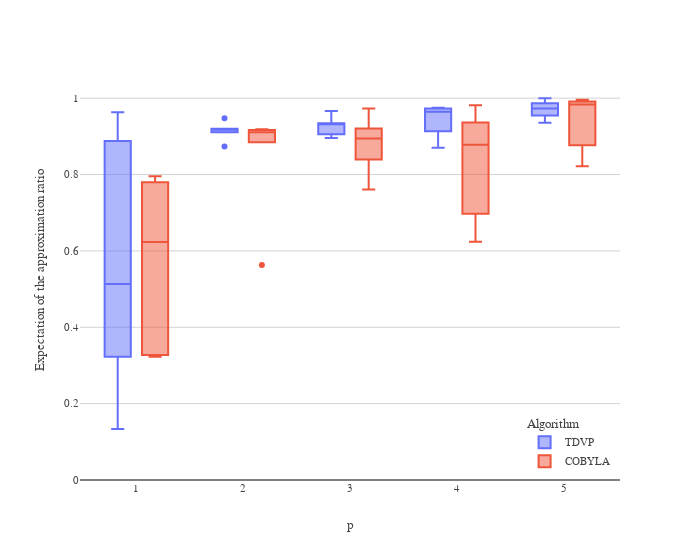

Source (notebook cell):
### Code cell
meas = 'expectation approximation ratio'
df = stats[meas].reset_index()
df = df[df['algorithm']!='gradient_descent']
# df['alg_i'] = 

# TODO: add different symbols for different algorithms (colorblind friendly), 
# TODO: make scatter plot nice (transparency, etc.)

gridcolor = 'lightgrey'

#flattend_data
data_red = pd.concat([
    data['tdvp'].apply(lambda x: x),
    data['scipy'].apply(lambda x:x),
    data['gradient_descent'].apply(lambda x:x)
]).reset_index(drop=True)

scatter = px.scatter(
    data_frame=df,
    x=df['p']+.1*df['algorithm'].apply(algo_num), # for the offset
    y='mean',
    error_y='std',
    color='algorithm',
    symbol='algorithm',
    # barmode='group',
)


box = px.box(
    data_frame=data_red,
    x='p',
    y=meas,
    color='algorithm',
    # points='all',
)
box.update_traces(quartilemethod="inclusive") # or "inclusive", or "linear" by default

fig = box

# rename traces 
newnames = {'tdvp':'TDVP', 'scipy':'COBYLA', 'gradient_descent':'GD'}
fig.for_each_trace(lambda t: t.update(name = newnames.get(t.name,''),
                                      legendgroup = newnames.get(t.name,''),
                                      hovertemplate = t.hovertemplate.replace(t.name, newnames[t.name])
                                     )
                  )

fig.update_layout(
    template=BA_template,
    xaxis_title='p',
    yaxis_title="Expectation of the approximation ratio",
    legend_title_text='Algorithm',
    width= 700,
)

fig.show()

### Figure 1 — Plotly figure (JSON) as saved in the notebook; plotly's stock layout.template omitted (floating-point values rounded to 4 significant figures)
{"data": [{"alignmentgroup": "True", "hovertemplate": "algorithm=TDVP<br>p=%{x}<br>expectation approximation ratio=%{y}<extra></extra>", "legendgroup": "TDVP", "marker": {"color": "#636efa"}, "name": "TDVP", "notched": false, "offsetgroup": "tdvp", "orientation": "v", "quartilemethod": "inclusive", "showlegend": true, "type": "box", "x": [1, 1, 1, 1, 1, 1, 2, 2, 2, 2, 2, 2, 3, 3, 3, 3, 3, 3, 4, 4, 4, 4, 4, 4, 5, 5, 5, 5, 5, 5], "x0": " ", "xaxis": "x", "y": [0.5219, 0.888, 0.3228, 0.9632, 0.1338, 0.5044, 0.8731, 0.916, 0.9108, 0.92, 0.9474, 0.9199, 0.9053, 0.8959, 0.9346, 0.9662, 0.9321, null, 0.9747, 0.9717, 0.9573, null, 0.87, null, null, 1.0, 0.9733, null, 0.9358, null], "y0": " ", "yaxis": "y"}, {"alignmentgroup": "True", "hovertemplate": "algorithm=COBYLA<br>p=%{x}<br>expectation approximation ratio=%{y}<extra></extra>", "legendgroup": "COBYLA", "marker": {"color": "#EF553B"}, "name": "COBYLA", "notched": false, "offsetgroup": "scipy", "orientation": "v", "quartilemethod": "inclusive", "showlegend": true, "type": "box", "x": [1, 1, 1, 1, 1, 1, 2, 2, 2, 2, 2, 2, 3, 3, 3, 3, 3, 3, 4, 4, 4, 4, 4, 4, 5, 5, 5, 5, 5, 5], "x0": " ", "xaxis": "x", "y": [0.78, 0.3276, 0.3228, 0.7021, 0.5448, 0.7954, 0.8844, 0.9153, 0.9185, 0.9168, 0.5629, 0.9068, 0.8753, 0.9208, 0.8395, 0.973, 0.7605, 0.913, 0.9814, 0.936, 0.6238, 0.9171, 0.6976, 0.8389, 0.9756, 0.9911, 0.877, 0.9907, 0.8215, 0.9958], "y0": " ", "yaxis": "y"}], "layout": {"boxmode": "group", "legend": {"title": {"text": "Algorithm"}, "tracegroupgap": 0}, "margin": {"t": 60}, "width": 700, "xaxis": {"anchor": "y", "domain": [0, 1], "title": {"text": "p"}}, "yaxis": {"anchor": "x", "domain": [0, 1], "title": {"text": "Expectation of the approximation ratio"}}}}
